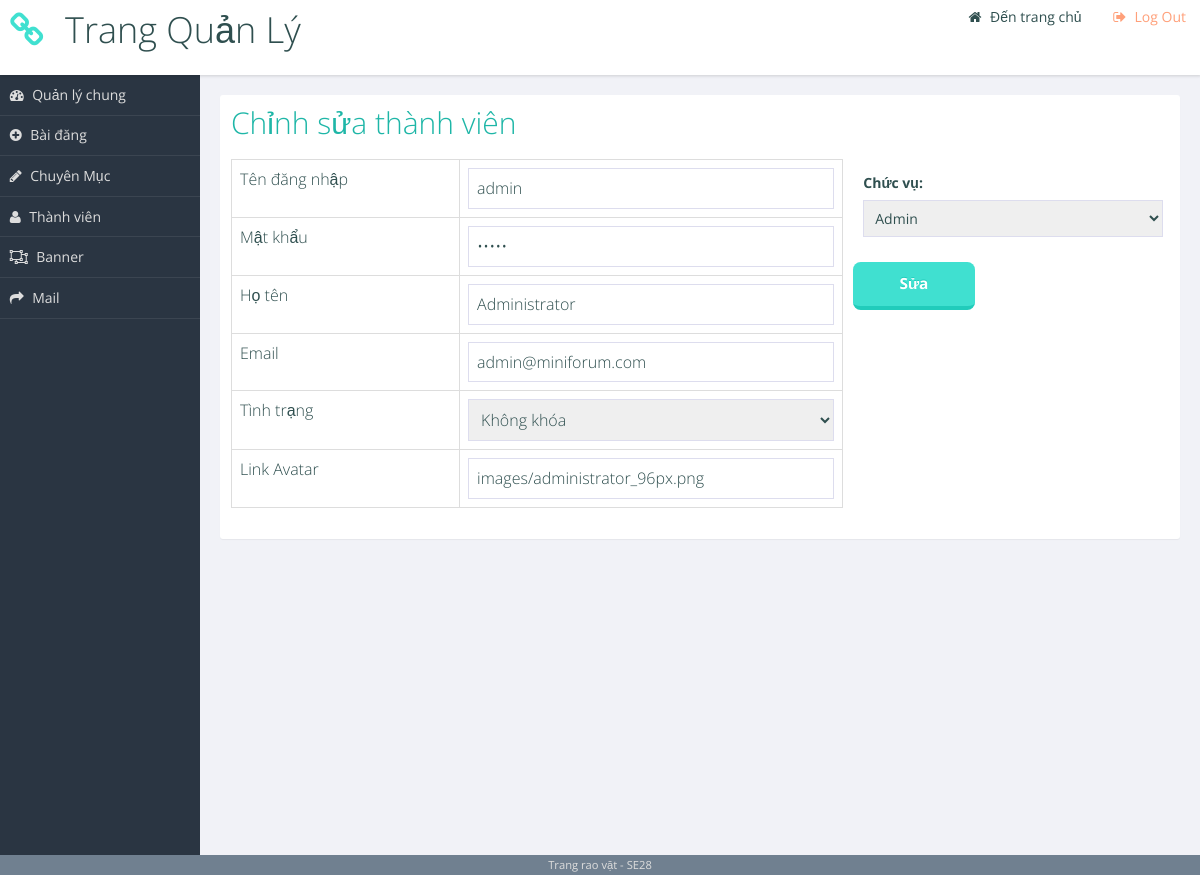
/admincp/edit_member.php?username=admin (signed in), run on the app's committed database.
### tables this page shows
CREATE TABLE IF NOT EXISTS `users` (
  `username` varchar(50) NOT NULL,
  `password` varchar(50) NOT NULL,
  `level` tinyint(4) NOT NULL DEFAULT '4',
  `full_name` varchar(50) NOT NULL,
  `email` varchar(50) NOT NULL,
  `is_blocked` bit(1) NOT NULL DEFAULT b'0',
  `created_time` timestamp NOT NULL DEFAULT CURRENT_TIMESTAMP,
  `last_login_time` timestamp NULL DEFAULT NULL,
  `avatar_url` varchar(255) DEFAULT 'images/member_96px.png',
  PRIMARY KEY (`username`),
  UNIQUE KEY `email` (`email`)
);

### admincp/edit_member.php (the view, shortened to what this page needs)
	    <head>
		<?php
		require('header.php');
		$username = $_GET['username'];
		$sql = "SELECT * FROM users WHERE username = '$username' ";
		$result=mysql_query($sql);
		$row = mysql_fetch_array($result);
		?>
    </head>
	<main role="main">
	<section class="panel important">
    <h2>Chỉnh sửa thành viên </h2>
    <form name="editMember" id="editMember" method="POST" action="do_edit_member.php">
      <div class="twothirds">
      <table class='table table-bordered'>
		<tr>
			<td>Tên đăng nhập</td> <td> <input type="text" name="username" value="<?php echo "$row[username]" ;?>"  /></td>
		</tr>
		<tr>
			<td>Mật khẩu</td> <td> <input type="password" name="password" value="<?php echo "$row[password]" ;?>"  /></td>
		</tr>
		<tr>
			<td>Họ tên</td> <td> <input type="text" name="full_name" value="<?php echo "$row[full_name]"; ?>"  /></td>
		</tr>
		<tr>
			<td>Email</td> <td> <input type="email" name="email"  value="<?php echo "$row[email]"; ?>"   /></td>
		</tr>
		<tr>
			<td>Tình trạng</td> <td> <select name="level">;
									<option selected="selected" value='0'>Không khóa</option>';
									</select></td>
		</tr>
		<tr>
			<td>Link Avatar</td> <td> <input type="text" name="avatar_url"  value="<?php echo "$row[avatar_url]"; ?> " /></td>
		</tr>
	 </table>
      </div>
      <div class="onethird">
		<label for="select-choice">Chức vụ:</label>
		<select name="level">;
				<option value='0'>Admin</option>';
			</select>
		</div>
        <div>
		<input type="submit" class="button3" width="50" class="btn btn-default" value="Sửa"/>
        </div>
    </form>
  </section>
</main>
<footer role="contentinfo">Trang rao vặt - SE28</footer>
    </body>
</html>

### admincp/css/admincp.css (style rules this page uses)
html { box-sizing: border-box; }
*, *:before, *:after { box-sizing: inherit; }
body { background: #f1f2f7; font-family: 'Open Sans', arial, sans-serif; color: darkslategray; }
footer[role=contentinfo] { background: slategray; color: #ddd; font-size: .8em; text-align: center; padding: .2em; }
.panel { background-color: white; color: darkslategray; -webkit-border-radius: .3rem; -moz-border-radius: .3rem; -ms-border-radius: .3rem; border-radius: .3rem; margin: 1%; }
.panel > h2, .panel > ul { margin: 1rem; }
h2, h3, h4 { font-weight: 300; margin: 0; }
h2 { color: #1eb6a7; }
form input, form textarea, form select { width: 100%; display: block; border: solid 1px #dde; padding: .5em; }
form input:after, form textarea:after, form select:after { content: ""; display: table; clear: both; }
form label, form legend { display: block; margin: 1em 0 .5em; }
form input[type=submit] { background: turquoise; border: none; border-bottom: solid 4px #21ccbb; padding: .7em 3em; margin: 1em 0; color: white; text-shadow: 0 -1px 0 #21ccbb; font-size: 1.1em; font-weight: bold; display: inline-block; width: auto; -webkit-border-radius: .5em; -moz-border-radius: .5em; -ms-border-radius: .5em; border-radius: .5em; }
table { border-collapse: collapse; width: 92%; }
td { line-height: 40px; font-weight: 300; padding: 0 10px; }
@media screen and (min-width: 600px) { html, body { height: 100%; } }
@media screen and (min-width: 600px) { main[role=main] { margin: 75px 0 40px 200px; } }
@media screen and (min-width: 600px) { main[role=main]:after { content: ""; display: table; clear: both; } }
@media screen and (min-width: 600px) { .panel { margin: 2% 0 0 2%; float: left; width: 96%; } }
@media screen and (min-width: 600px) { .panel:after { content: ""; display: table; clear: both; } }
@media screen and (min-width: 600px) { .box, .onethird, .twothirds { padding: 1rem; } }
@media screen and (min-width: 600px) { .onethird { width: 33.333%; float: left; } }
@media screen and (min-width: 600px) { .twothirds { width: 66%; float: left; } }
@media screen and (min-width: 600px) { .button3 { background: turquoise; width: 10%; margin: auto; border: none; border-bottom: solid 4px #21ccbb; padding: .7em 3em; color: white; text-shadow: 0 -1px 0 #21ccbb; font-size: 1.1em; font-weight: bold; padding-left: 35px; padding-right: 35px; width: 15%; align-self: center; -webkit-border-radius: .5em; -moz-border-radius: .5em; -ms-border-radius: .5em; border-radius: .5em; } }
@media screen and (min-width: 600px) { footer[role=contentinfo] { clear: both; margin-left: 200px; } }
@media screen and (min-width: 900px) { footer[role=contentinfo] { position: fixed; width: 100%; bottom: 0; left: 0px; margin: 0; } }
@media screen and (min-width: 900px) { .panel { width: 47%; clear: none; } }
@media screen and (min-width: 900px) { .panel.important { width: 96%; } }

### data on the page
users: username "admin", full_name "Administrator", email "admin@miniforum.com", avatar_url "images/administrator_96px.png"
